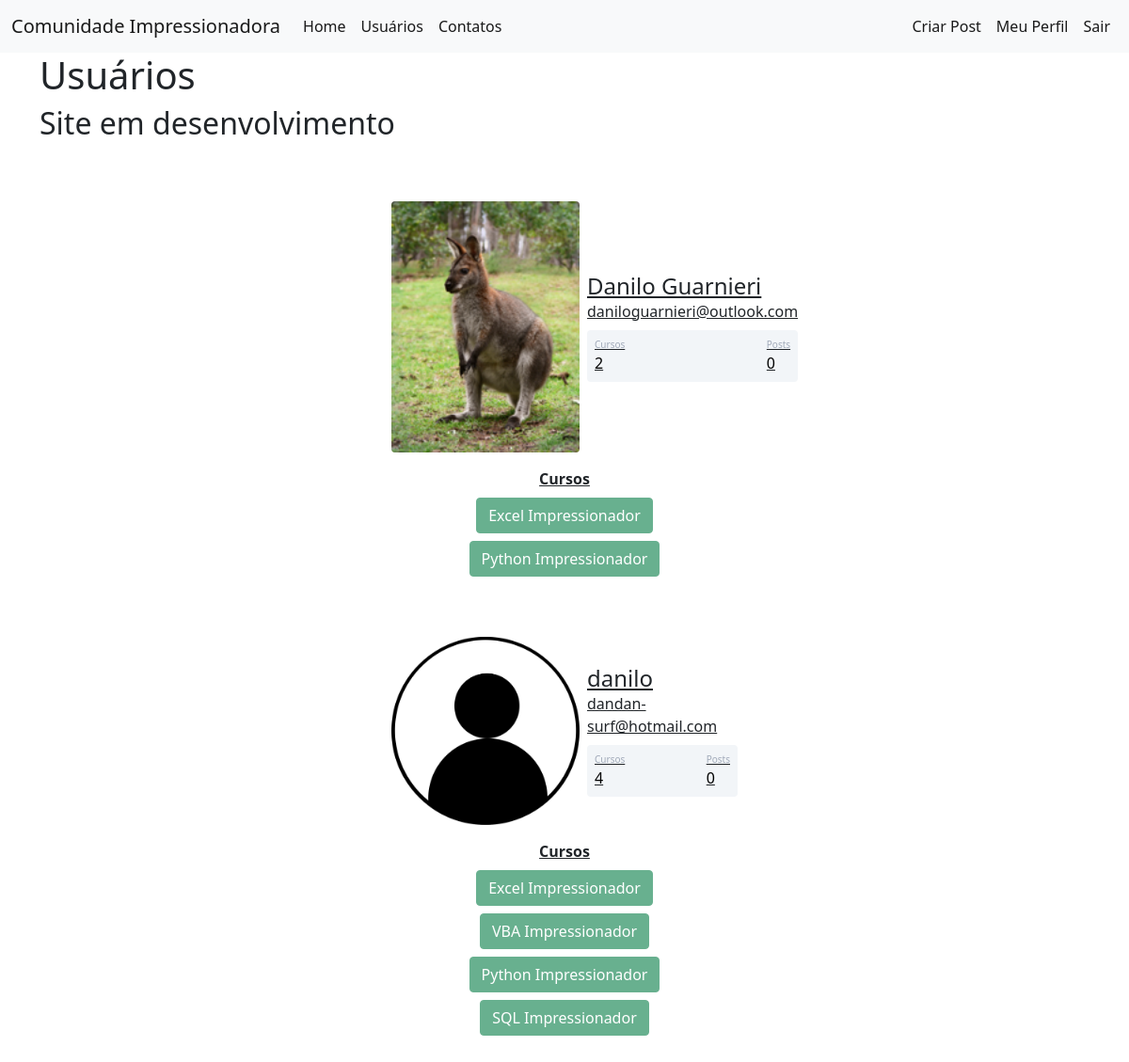
The app's page /usuarios (signed in) with its own data.
### comunidadeimpressionadora/models.py (models this page shows, shortened)
class Usuario(database.Model, UserMixin):
    id = database.Column(database.Integer, primary_key=True)
    username = database.Column(database.String, nullable=False)
    email = database.Column(database.String, nullable=False, unique=True)
    senha = database.Column(database.String, nullable=False)
    foto_perfil = database.Column(database.String, default='default.jpg')
    posts = database.relationship('Post', backref='autor', lazy=True)
    cursos = database.Column(database.String, nullable=False, default='Não Informado')

### comunidadeimpressionadora/routes.py (the view)
@app.route('/usuarios')
@login_required
def users():
    lista_usuarios = Usuario.query.all()
    return render_template('usuarios.html', lista_usuarios=lista_usuarios)

### comunidadeimpressionadora/models.py (called while the page is built)
@login_manager.user_loader
def load_usuario(id_usuario):
    return Usuario.query.get(int(id_usuario))

### comunidadeimpressionadora/templates/usuarios.html (shortened to what this page needs)
{% extends "base.html" %}
{% block body %}
   <div class="container">
     <h1>Usuários</h1>
     <h2>Site em desenvolvimento</h2>
   <u>
      {% for usuarios in lista_usuarios %}
      <div class="container mt-5 d-flex justify-content-center">
            <div class="card p-3">
               <div class="d-flex align-items-center">
                  <div class="image pe-2">
                     <img src="{{ url_for('static', filename='fotos_perfil/{}'.format(usuarios.foto_perfil)) }}" class="rounded" width="200" >
                  </div>
                  <div class="ml-3 w-100">
                   <h4 class="mb-0 mt-0">{{ usuarios.username }}</h4>
                   <span>{{ usuarios.email }}</span>
                   <div class="p-2 mt-2 bg-primary d-flex justify-content-between rounded text-white stats">
                    <div class="d-flex flex-column">
                        {% if not usuarios.cursos or usuarios.cursos == 'Não Informado' %}
                           <span class="articles">Cursos</span>
                           <span class="number1">0</span>
                        {% else %}
                           {% set cursos = usuarios.cursos.split(';') %}
                           <span class="articles">Cursos</span>
                           <span class="number1">{{ cursos | select | list | length }}</span>
                        {% endif %}
                     </div>
                    <div class="d-flex flex-column">
                        <span class="rating">Posts</span>
                        <span class="number3">0</span>
                    </div>
                   </div>
                </div>
               </div>
            </div>
         </div>
         <div class="row justify-content-center">
            <div class="col col-4" style="text-align:center">
               <strong>Cursos</strong><br>
               {% for curso in usuarios.cursos.split(';') %}
                  {% if not ';' in usuarios.cursos %}
                     <button type="button" class="btn mt-2" disabled>Sem Cursos Cadastrados</button>
                  {% else %}
                  <button type="button" class="btn btn-success mt-2" disabled>{{curso}}</button>
                  {% endif %}
               {% endfor %}
            </div>
         </div>
      {% endfor %}
   </u>
   </div>
{% endblock %}

### comunidadeimpressionadora/static/styles.css (style rules this page uses)
.card { width: 400px; border: none; border-radius: 10px; background-color: #fff; }
.stats { background: #f2f5f8 !important; color: #000 !important; }
.articles { font-size:10px; color: #a1aab9; }
.number1 { font-weight:500; }
.rating { font-size:10px; color: #a1aab9; }
.number3 { font-weight:500; }

### records on screen
Usuario: foto_perfil (picture), username "Danilo Guarnieri", email "daniloguarnieri@outlook.com", cursos "2", curso "Excel Impressionador" "Python Impressionador"
Usuario: foto_perfil (placeholder picture), username "danilo", email "dandan-surf@hotmail.com", cursos "4", curso "Excel Impressionador" "VBA Impressionador" "Python Impressionador" "SQL Impressionador"
